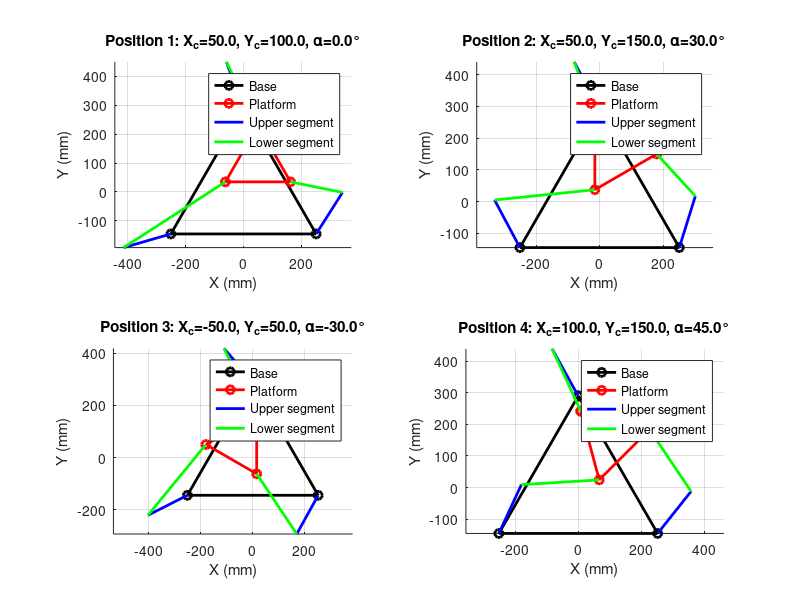

Write MATLAB code to recreate this figure.
% Parameter Initialization
SA = 170; L = 130; r_platform = 130; r_base = 290;
PB = [r_base*cos([pi/2, pi+pi/6, 2*pi-pi/6]); 
      r_base*sin([pi/2, pi+pi/6, 2*pi-pi/6])];

% Define multiple Cartesian input parameters (X_c, Y_c, alpha)
inputs = [
    50, 100, deg2rad(0);     % Platform center (X_c = 50, Y_c = 100, α = 0°)
    50, 150, deg2rad(30);    % Platform center (X_c = 50, Y_c = 150, α = 30°)
    -50, 50, deg2rad(-30);   % Platform center (X_c = -50, Y_c = 50, α = -30°)
    100, 150, deg2rad(45);   % Platform center (X_c = 100, Y_c = 150, α = 45°)
];

% Initialize a storage matrix for all joint angles
theta_all = zeros(size(inputs, 1), 3);

% Simulate different platform positions in a loop
figure;
for k = 1:size(inputs, 1)
    % Get input parameters
    X_c = inputs(k, 1);
    Y_c = inputs(k, 2);
    alpha = inputs(k, 3);
    
    % Calculate platform joint positions
    R_BC = [cos(alpha), -sin(alpha); sin(alpha), cos(alpha)];
    PP_local = [r_platform*cos([pi/2, pi+pi/6, 2*pi-pi/6]);
                r_platform*sin([pi/2, pi+pi/6, 2*pi-pi/6])];
    PP = R_BC * PP_local + [X_c; Y_c];

    % Solve inverse kinematics
    theta = zeros(1, 3);
    for i = 1:3
        x_PP = PP(1, i);
        y_PP = PP(2, i);
        e1 = -2 * y_PP * SA;
        e2 = -2 * x_PP * SA;
        e3 = x_PP^2 + y_PP^2 + SA^2 - L^2;
        
        discriminant = e1^2 - (e3 - e2) * (e3 + e2);
        if discriminant < 0
            warning('Discriminant is negative, resulting in complex roots. Skipping calculation for this leg.');
            theta(i) = NaN;
            continue;
        end
        
        t = roots([e3-e2, 2*e1, e3+e2]);
        theta(i) = 2 * atan(t(1));
    end
    
    theta_all(k, :) = theta; % Store joint angles for this position

    % Plot the robot model
    subplot(2, 2, k);
    hold on; grid on; axis equal;
    title(sprintf('Position %d: X_c=%.1f, Y_c=%.1f, α=%.1f°', k, X_c, Y_c, rad2deg(alpha)));
    xlabel('X (mm)'); ylabel('Y (mm)');
    plot([PB(1, :) PB(1, 1)], [PB(2, :) PB(2, 1)], 'k-o', 'LineWidth', 2);
    plot([PP(1, :) PP(1, 1)], [PP(2, :) PP(2, 1)], 'r-o', 'LineWidth', 2);
    for i = 1:3
        joint_x = [PB(1, i), PB(1, i) + SA*cos(theta(i))];
        joint_y = [PB(2, i), PB(2, i) + SA*sin(theta(i))];
        plot(joint_x, joint_y, 'b-', 'LineWidth', 2);
        plot([joint_x(2), PP(1, i)], [joint_y(2), PP(2, i)], 'g-', 'LineWidth', 2);
    end
    legend('Base', 'Platform', 'Upper segment', 'Lower segment');
    hold off;
end

% Output all joint angles
fprintf('Active joint angles for different input parameters:\n');
for k = 1:size(inputs, 1)
    fprintf('Position %d (X_c=%.1f, Y_c=%.1f, α=%.1f°):\n', k, inputs(k, 1), inputs(k, 2), rad2deg(inputs(k, 3)));
    for i = 1:3
        fprintf('  θ_%d = %.4f radians (%.4f degrees)\n', i, theta_all(k, i), rad2deg(theta_all(k, i)));
    end
end
